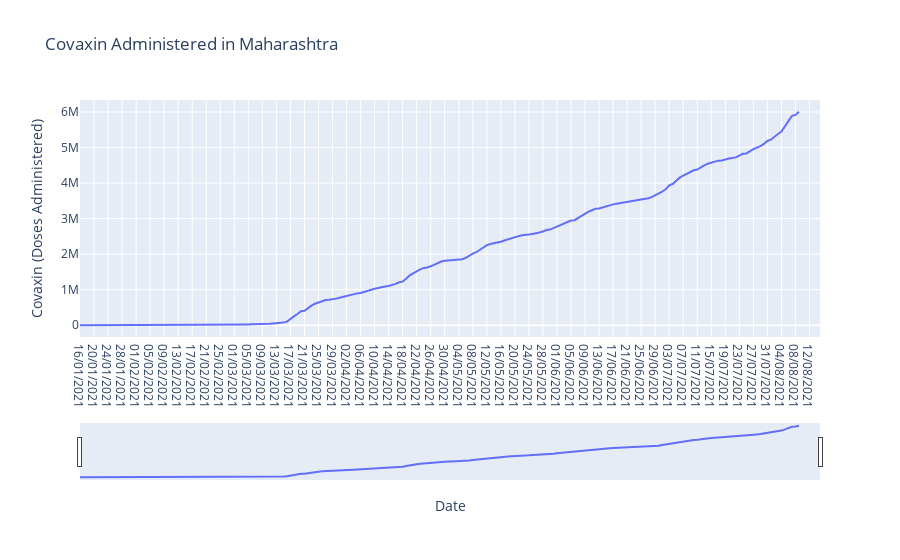

The code cell stored with this chart in its notebook:
### Code cell
fig = px.line(Maharashtra, x='Date', y=' Covaxin (Doses Administered)', title='Covaxin Administered in Maharashtra')  
fig.update_xaxes(rangeslider_visible=True)

### Figure 1 — Plotly figure (JSON) as saved in the notebook; plotly's stock layout.template omitted (floating-point values rounded to 4 significant figures; data arrays with more than 128 entries replaced by an {"elided": "..."} marker saying what was removed)
{"data": [{"hovertemplate": "Date=%{x}<br> Covaxin (Doses Administered)=%{y}<extra></extra>", "legendgroup": "", "line": {"color": "#636efa", "dash": "solid"}, "marker": {"symbol": "circle"}, "mode": "lines", "name": "", "orientation": "v", "showlegend": false, "type": "scatter", "x": {"elided": "212 str values"}, "xaxis": "x", "y": {"elided": "212 int values"}, "yaxis": "y"}], "layout": {"legend": {"tracegroupgap": 0}, "title": {"text": "Covaxin Administered in Maharashtra"}, "xaxis": {"anchor": "y", "domain": [0, 1], "rangeslider": {"visible": true}, "title": {"text": "Date"}}, "yaxis": {"anchor": "x", "domain": [0, 1], "title": {"text": " Covaxin (Doses Administered)"}}}}
